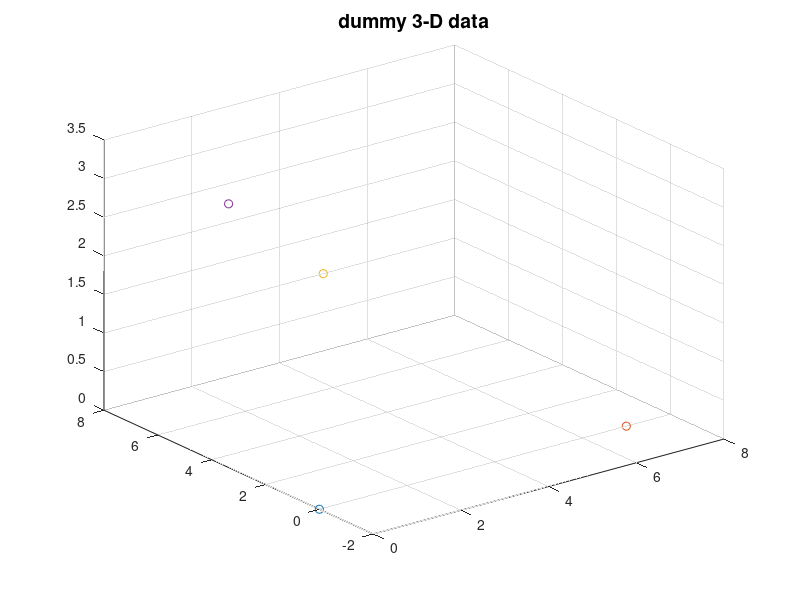
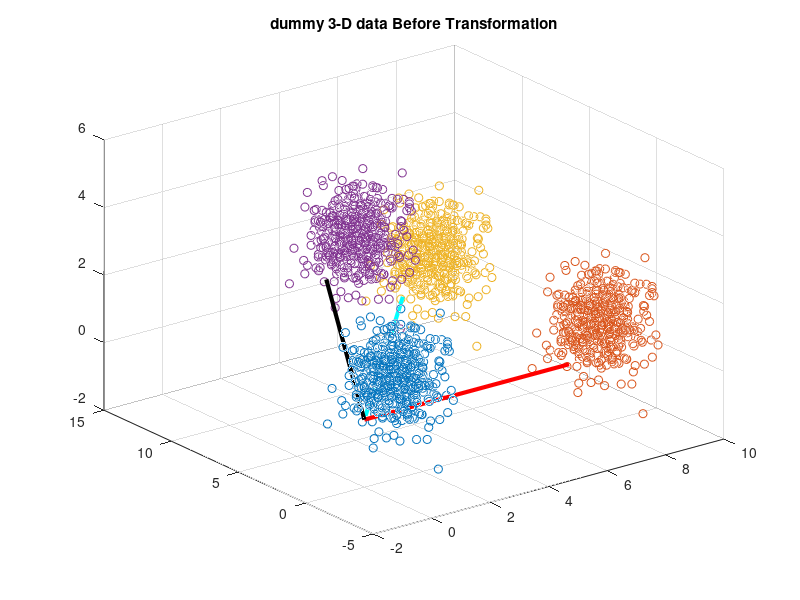

Source code (MATLAB) for these figures, in order: (Note: this script raises an error after producing the figures.)
mu1 = [1,0,1,1];
sigma1 = [0.5 ,0.5 ,.5, .5];
rng default
data1 = mvnrnd(mu1,sigma1,500);

mu2 = [8,0,1,5];
sigma2 = [0.5 ,0.5 ,.5, .5];
rng default
data2 = mvnrnd(mu2,sigma2,500);

mu3 = [6,8,2, 8];
sigma3 = [0.5 ,0.5 ,.5, .5];
rng default
data3 = mvnrnd(mu3,sigma3,500);


mu4 = [2,5,4,3];
sigma4 = [0.5 ,0.5 ,.5, .5];
rng default
data4 = mvnrnd(mu4,sigma4,500);

close all
%Finidng cluster's centroid using kmeans

[~,Cref] = kmeans(data1,1);
D = size(data1,2);

% center the data by substracting Cref
r1 = data1 - repmat(Cref, size(data1,1), 1);
r2 = data2 - repmat(Cref, size(data2,1), 1);
r3 = data3 - repmat(Cref, size(data3,1), 1);
r4 = data4 - repmat(Cref, size(data4,1), 1);
% r1 = [data1(:,1) - Cref(1), data1(:,2) - Cref(2), data1(:,3) - Cref(3)];
% r2 = [data2(:,1) - Cref(1), data2(:,2) - Cref(2), data2(:,3) - Cref(3)];
% r3 = [data3(:,1) - Cref(1), data3(:,2) - Cref(2), data3(:,3) - Cref(3)];
% r4 = [data4(:,1) - Cref(1), data4(:,2) - Cref(2), data4(:,3) - Cref(3)];

C1 = zeros(1,D);
[~,C2] = kmeans(r2,1);
[~,C3] = kmeans(r3,1);
[~,C4] = kmeans(r4,1);
%Plot scatter of raw data centroid
figure;
scatter3(C1(:,1),C1(:,2),C1(:,3),'bd');
hold on;
scatter3(C2(:,1),C2(:,2),C2(:,3),'r+');
scatter3(C3(:,1),C3(:,2),C3(:,3),'co');
scatter3(C4(:,1),C4(:,2),C4(:,3),'k*');
title('dummy 3-D data','FontSize',14)

%Plot scatter of raw data
figure;scatter3(data1(:,1),data1(:,2),data1(:,3),'bd');hold on;
scatter3(data2(:,1),data2(:,2),data2(:,3),'r+');
scatter3(data3(:,1),data3(:,2),data3(:,3),'co');
scatter3(data4(:,1),data4(:,2),data4(:,3),'k*');
plot3([C1(1) C2(1)],[C1(2) C2(2)],[C1(3) C2(3)],'r','LineWidth',3);
plot3([C1(1) C3(1)],[C1(2) C3(2)],[C1(3) C3(3)],'c','LineWidth',3);
plot3([C1(1) C4(1)],[C1(2) C4(2)],[C1(3) C4(3)],'k','LineWidth',3);
title('dummy 3-D data Before Transformation')




%We call gram-schmidt here to find the desired cordinates for each
%Normal to centroid vector Raw = MAtrix of normal to centroids
%Cooked = orthognolized
Raw = [C2;
       C3;
       C4];

Cooked = Gram_Schmidt(Raw');
Cooked= Cooked';
% Convert vector of cluster1 centroid to each cluster's data to polar cordinate
ri1  = cart2nsphere(r1);
ri2  = cart2nsphere(r2);
ri3  = cart2nsphere(r3);
ri4  = cart2nsphere(r4);

% Keeep cluster's data in one matrix
R1 = ri1(:,1); R2 = ri2(:,1); R3 = ri3(:,1); R4 = ri4(:,1);
%%%%%%%%%%%%
%%%%%%%%%%%%MODIFIED UP TO HERE
% ri2 = [azimuth2,elevation2,R2];
% ri3 = [azimuth3,elevation3,R3];
% ri4 = [azimuth4,elevation4,R4];

figure;scatter(ri1(:,1),ri1(:,2),'bd');hold on;
scatter(ri4(:,1),ri4(:,2),'k*');
%The matrix Contains  all data in polar
r = [azimuth1,elevation1,R1;
    azimuth2,elevation2,R2;
    azimuth3,elevation3,R3;
    azimuth4,elevation4,R4];

% The matrix Contains  all data in Cartesian
[car(:,1),car(:,2),car(:,3)]  = sph2cart(r(:,1),r(:,2),r(:,3));

%polar cordinates of the point which connected to normal centroid(C1)
[azimuthC2,elevationC2,~]  = cart2sph(Cooked(1,1),Cooked(1,2),Cooked(1,3));
[azimuthC3,elevationC3,~]  = cart2sph(Cooked(2,1),Cooked(2,2),Cooked(2,3));
[azimuthC4,elevationC4,~]  = cart2sph(Cooked(3,1),Cooked(3,2),Cooked(3,3));

%polar cordinates of the orthogonolized points
[azimuthCi1,elevationCi1,~]  = cart2sph(C1(1),C1(2),C1(3));
[azimuthCi2,elevationCi2,~]  = cart2sph(C2(1),C2(2),C2(3));
[azimuthCi3,elevationCi3,~]  = cart2sph(C3(1),C3(2),C3(3));
[azimuthCi4,elevationCi4,~]  = cart2sph(C4(1),C4(2),C4(3));

%Azimuth angle between the cluster's centroid to the vector which connect refrence
%centroid (here C2) to the normal centroid (here C1)
azclose = azimuthCi3 - azimuthCi2;
azfar = azimuthCi4 - azimuthCi2;
%Desired azimuth angle between the cluster's centroid to the vector which connect refrence
%centroid (here C2) to the normal centroid (here C1)
azclosed = azimuthC3 - azimuthC2;
azfard = azimuthC4 - azimuthC2;
%Azimuth angle between the all data to the vector which connect refrence
%centroid (here C2) to the normal centroid (here C1)
mtia1 = ri1(:,1)- azimuthCi2;
mtia2 = ri2(:,1)- azimuthCi2;
mtia3 = ri3(:,1)- azimuthCi2;
mtia4 = ri4(:,1)- azimuthCi2;

%Elevation angle between the cluster's centroid to the vector which connect refrence
%centroid (here C2) to the normal centroid (here C1)
elclose = elevationCi3-elevationCi2;%acos(1-pdist2([0 C4(2) C4(3)],[0 C2(2) C2(3)],'cosine'))
elfar = elevationCi4-elevationCi2;%acos(1-pdist2([0 C3(2) C3(3)],[0 C2(2) C2(3)],'cosine'))

%Desired elevation angle between the cluster's centroid to the vector which connect refrence
%centroid (here C2) to the normal centroid (here C1)
elclosed =  elevationC3-elevationC2;%acos(1-pdist2([0 C4(2) C4(3)],[0 C2(2) C2(3)],'cosine'))
elfard =elevationC4-elevationC2;%acos(1-pdist2([0 C3(2) C3(3)],[0 C2(2) C2(3)],'cosine'))

%Elevation angle between the all data to the vector which connect refrence
%centroid (here C2) to the normal centroid (here C1)
mtit1 = ri1(:,2)- elevationC2;
mtit2 = ri2(:,2)- elevationC2;
mtit3 = ri3(:,2)- elevationC2;
mtit4 = ri4(:,2)- elevationC2;

%Test for rotation later can be deleted
%%% added by J.C.
% AX1 = cross([C3(1) C3(2) 0],[C2(1) C2(2) 0]);
% AX2 = cross([0 C4(2) C4(3)],[0 C2(2) C2(3)]);
% orig = r1;

%         %Tsting put only centroids
%
%         mtia1 = ones(1,length(mtit2))* azimuthCi1 - azimuthCi1;
%         mtia2 = ones(1,length(mtit2))* azimuthCi2 - azimuthCi2;
%         mtia3 = ones(1,length(mtit3))* azimuthCi3 - azimuthCi2;
%         mtia4 = ones(1,length(mtit4))* azimuthCi4 - azimuthCi2;
%
%
%         mtit2 = ones(1,length(mtia2))* elevationCi2 - elevationCi2;
%         mtit3 = ones(1,length(mtia3))* elevationCi3 - elevationCi2;
%         mtit4 = ones(1,length(mtia4))* elevationCi4 - elevationCi2;

%Transformation function

% coefazimuth = @(X,azfard,azclosed,azfar,azclose) ((azfard-azclosed)/(azfar-azclose))*X+((azclosed*azfar)-(azfard*azclose))/(azfar-azclose) ;
%   coefelevation = @(X,elfard,elclosed,elfar,elclose)((elfard-elclosed)/(elfar-elclose))*X+((elclosed*elfar)-(elfard*elclose))/(elfar-elclose) ;
%################################################
%Just test for the intepolation later delete
%
%################################################
figure
plot([0,0+(elclose-0)/4,0+(elclose-0)*3/4,elclose,elclose+(elfar-elclose)/4,...
    elclose+(elfar-elclose)*3/4, elfar,elfar+(2*pi-elfar)/4,elfar+(2*pi-elfar)*3/4,2*pi],[0,0,elclosed,elclosed,elclosed,elfard,elfard,elfard,2*pi,2*pi],'o')
ali = 0:0.001:2*pi;
%  for i=1:length(ali)
%      xq1 = -3:.01:3;
% p = pchip(x,y,xq1);
%      valehi(i) = coefelevation(ali(i),elfard,elclosed,elfar,elclose);
%   end
%  close all

%     knob11=0+(elclose-0)/4;
%     knob11= 0+(elclose-0)*3/4;
%     knob21=elclose+(elfar-elclose)/4;
%     knob22= elclose+(elfar-elclose)*3/4;
%     knob31=elfar+(2*pi-elfar)/4;
%     knob32=elfar+(2*pi-elfar)*3/4;
min_distance = min(min((elclose-0),(elfar-elclose)),(2*pi-elfar));
knob11=0+min_distance*2/6;
knob12= elclose-min_distance*2/6;
knob21=elclose+min_distance*2/6;
knob22= elfar-min_distance*2/6;
knob31=elfar+min_distance*2/6;
knob32=2*pi-min_distance*2/6;

    valehi =   pchip([0,knob11,knob12,elclose,knob21,...
    knob22, elfar,knob31,knob32,2*pi]...
    ,[0,0,elclosed,elclosed,elclosed,elfard,elfard,elfard,2*pi,2*pi],ali);

figure;
plot(ali,valehi);
hold on
 plot([0,knob11,knob12,elclose,knob21,...
    knob22, elfar,knob31,knob32,2*pi]...
    ,[0,0,elclosed,elclosed,elclosed,elfard,elfard,elfard,2*pi,2*pi],'ro')
ali = 0:0.001:2*pi;
for i=1:length(ali)
  ali(i) = pi2twopi(ali(i));
end
azfard = pi2twopi(azfard);
azfar = pi2twopi(azfard);
azclosed = pi2twopi(azclosed);
azclose = pi2twopi(azclose);
valehi = pchip([0,0+(azclose-0)/4,0+(azclose-0)*3/4,azclose,azclose+(azfar-azclose)/4,...
    azclose+(azfar-azclose)*3/4, azfar,azfar+(2*pi-azfar)/4,azfar+(2*pi-azfar)*3/4,2*pi],[0,0,azclosed,azclosed,azclosed,azfard,azfard,azfard,2*pi,2*pi],ali);


figure;
plot(ali,valehi);
   hold on
 plot([0,0+(azclose-0)/4,0+(azclose-0)*3/4,azclose,azclose+(azfar-azclose)/4,...
    azclose+(azfar-azclose)*3/4, azfar,azfar+(2*pi-azfar)/4,azfar+(2*pi-azfar)*3/4,2*pi],[0,0,azclosed,azclosed,azclosed,azfard,azfard,azfard,2*pi,2*pi],'ro')
%################################################ 
%
%################################################
aliranage =  range(ri1(:,3));
for i=1:length(ri1(:,2))
    %                 ri1(i,:) = script_roation( C2-C1,sph2cart(ri1(i,1),ri1(i,2),ri1(i,3))-C1, coefazimuth(mtia1(i)), coefelevation(mtit1(i))) + C1;
    %         ri2(i,:) = script_roation( C2-C1,sph2cart(ri2(i,1),ri2(i,2),ri2(i,3))-C1, coefazimuth(mtia2(i)), coefelevation(mtit2(i))) + C1;
    ri1(i,:) = script_roation( C2,r1(i,:), coefazimuth(mtia1(i),azfard,azclosed,azfar,azclose), coefelevation(mtit1(i),elfard,elclosed,elfar,elclose),aliranage);
    ri2(i,:) = script_roation( C2,r2(i,:), coefazimuth(mtia2(i),azfard,azclosed,azfar,azclose), coefelevation(mtit2(i),elfard,elclosed,elfar,elclose),aliranage);
    ri3(i,:) = script_roation( C2,r3(i,:), coefazimuth(mtia3(i),azfard,azclosed,azfar,azclose), coefelevation(mtit3(i),elfard,elclosed,elfar,elclose),aliranage);
    ri4(i,:) = script_roation( C2,r4(i,:), coefazimuth(mtia4(i),azfard,azclosed,azfar,azclose), coefelevation(mtit4(i),elfard,elclosed,elfar,elclose),aliranage);
end
acosd(1-pdist2(ri4(1,:),C2,'cosine'));
[idx1,C1i] = kmeans(ri1,1);
[idx2,C2i] = kmeans(ri2,1);
[idx3,C3i] = kmeans(ri3,1);
[idx4,C4i] = kmeans(ri4,1);
finalr = [ri1',ri2',ri3',ri4'];
finalrdot = finalr'*finalr;
normImage = uint8(255*mat2gray(finalrdot));
figure
imshow(normImage);

%  acosd(1-pdist2(C3i-C1i,C2i-C1i,'cosine'))
% acosd(1-pdist2(C4i-C1i,C2i-C1i,'cosine'))

%     figure;scatter3(ri1(:,1),ri1(:,2),ri1(:,3),'bd');hold on;
%     scatter3(ri2(:,1),ri2(:,2),ri2(:,3),'r+');

%     mu3 = ri3(1,:);
%     sigma3 = [1,0.5,1];
%     rng default
%     ri3 = mvnrnd(mu3,sigma3,500);
%
%
%     mu4 = ri4(1,:);
%     sigma4 = [0.5,1,1];
%     rng default
%     ri4 = mvnrnd(mu4,sigma4,500);
[~,~,alir1] = cart2sph(ri1(:,1),ri1(:,2),ri1(:,3));
    [~,~,alir2] = cart2sph(ri2(:,1),ri2(:,2),ri2(:,3));
figure;scatter3(ri1(:,1),ri1(:,2),ri1(:,3),'bd');hold on;
scatter3(ri2(:,1),ri2(:,2),ri2(:,3),'r+');
scatter3(ri3(:,1),ri3(:,2),ri3(:,3),'co');
scatter3(ri4(:,1),ri4(:,2),ri4(:,3),'k*');
%     plot3([C1i(1) C2i(1)],[C1i(2) C2i(2)],[C1i(3) C2i(3)],'r','LineWidth',3);
%     plot3([C1i(1) C3i(1)],[C1i(2) C3i(2)],[C1i(3) C3i(3)],'c','LineWidth',3);
%     plot3([C1i(1) C4i(1)],[C1i(2) C4i(2)],[C1i(3) C4i(3)],'k','LineWidth',3);
title('dummy 3-D data After Transformation')